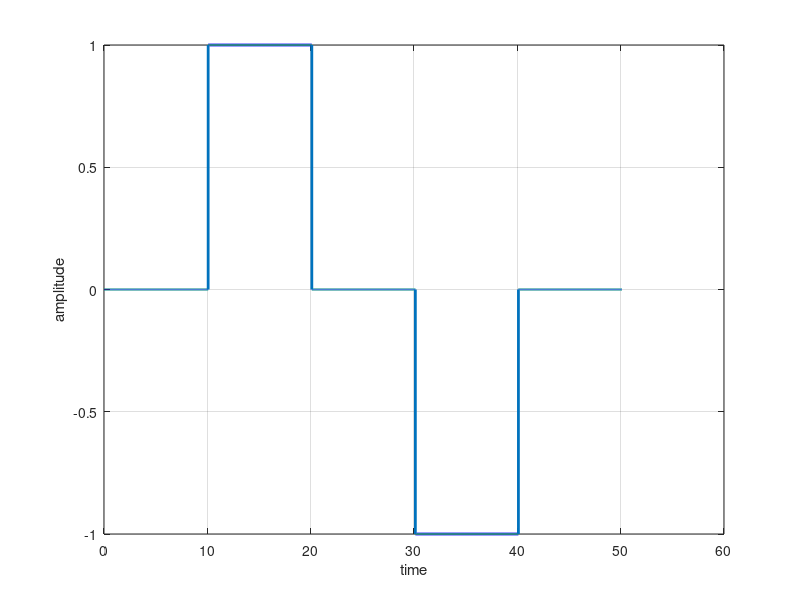
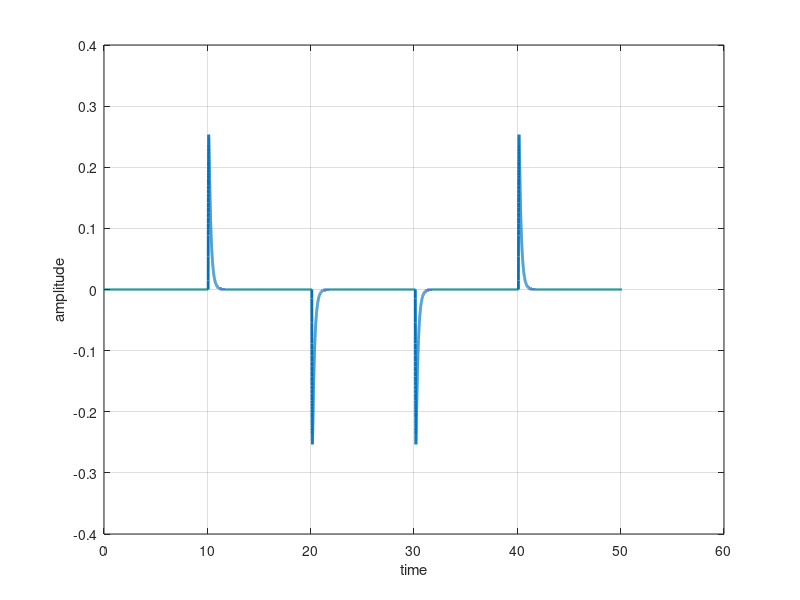
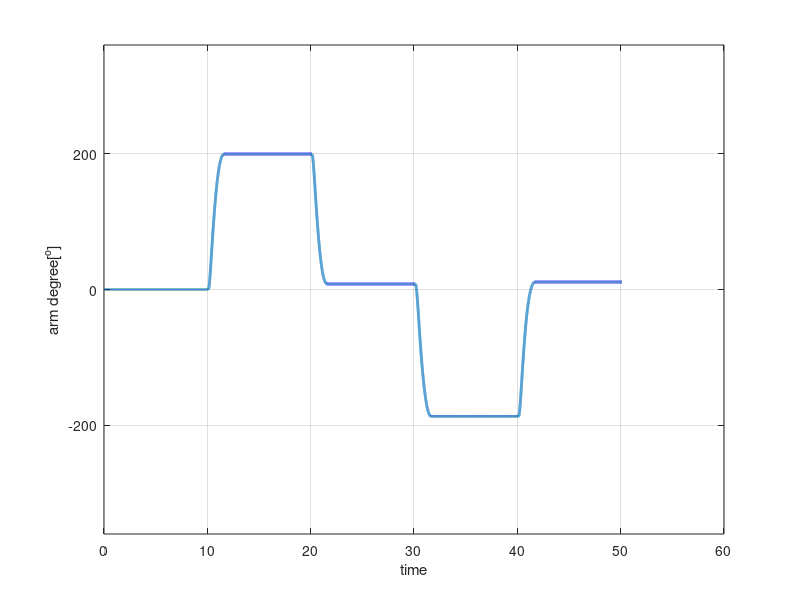

MATLAB code to generate these figures, in order:
clear; clc; close all;
load('data_1.mat')
figure()
plot(r_1.time,r_1.signals.values,'linewidth',2)
xlabel('time')
ylabel('amplitude')
grid on
figure()
plot(u_1.time,u_1.signals.values,'linewidth',2)
xlabel('time')
ylabel('amplitude')
grid on
figure()
plot(y_1.time,y_1.signals.values,'linewidth',2)
xlabel('time')
ylabel('arm degree[^o]')
grid on
ylim([-360 360])